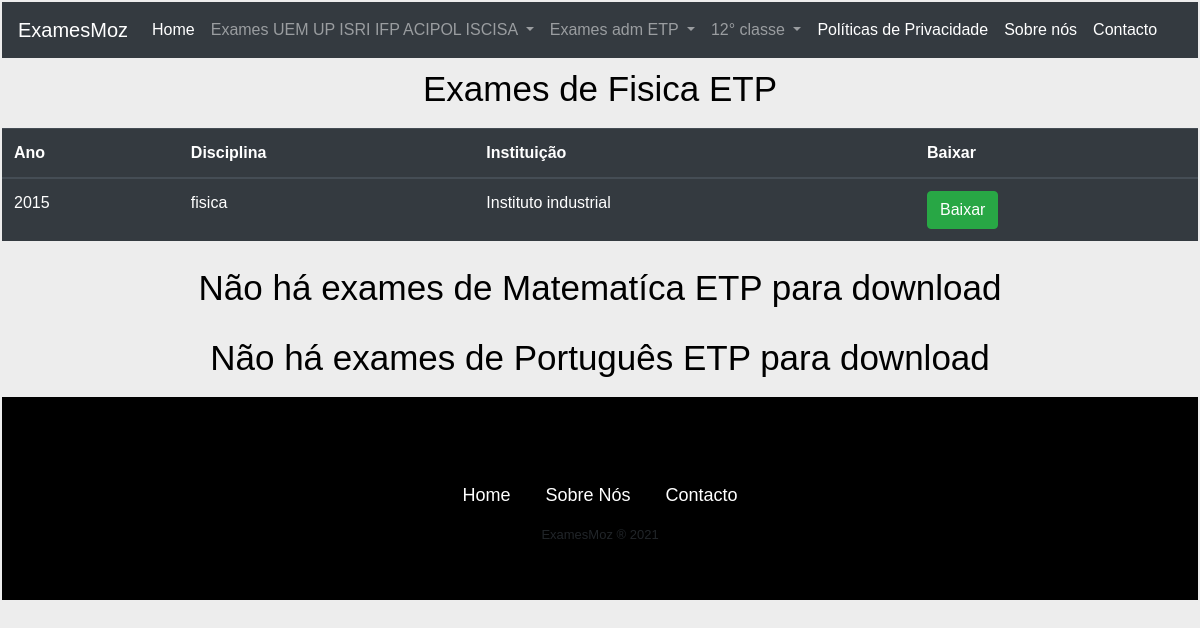
Page /etp on the committed database.
### exame/models.py (models this page shows, shortened)
class Exame(models.Model):
    DISCIPLINAS_CHOISES = (
            ('matematica', 'matematica'),
            ('fisica','fisica'),
            ('geografia','geografia'),
            ('portugues','portugues'),
            ('english','english'),
            ('quimica','quimica'),
            ('filosofia','filosofia'),
            ('desenho','desenho')
            )
    NIVEL_CHOISES = (
            ('medio','medio'),
            ('superior','superior'),
            ('escolar','escolar')
            )
    CLASSE_CHOISES = (
            ('12','12'),
            ('10','10')
            )
    UNI_CHOISES =(
            ('UEM', 'Universidade Eduardo Mondlane'),
            ('UP', 'Universidade Pedagógica'),
            ('UJC', 'Univeridade Jaoquim Chissano'),
            ('IFP','IFP'),
            ('ICISA','ICISA'),
            ('Outra','Outra'),
            ('escolar','escolar'),
            ('ETP','ETP')
            )
    ANO_CHOICES = (
           ('2000','2000'),
           ('2001','2001'),
           ('2002','2002'),
           ('2003','2003'),
           ('2004','2004'),
           ('2005','2005'),
           ('2006','2006'),
           ('2007','2007'),
           ('2008','2008'),
           ('2009','2009'),
           ('2010','2010'),
           ('2011','2011'),
           ('2012','2012'),
           ('2013','2013'),
           ('2014','2014'),
           ('2015','2015'),
           ('2016','2016'),
           ('2017','2017'),
           ('2018','2018'),
           ('2019','2019'),
           ('2020','2020'),
           ('2021','2021'),
           ('2022','2022'),
           ('2023','2023'),
           ('2024','2024'),
           ('2025','2025')
           )
    ano = models.CharField('Ano',max_length=4,unique=True, choices=ANO_CHOICES)
    disciplina = models.CharField('Disciplina',max_length=100, choices=DISCIPLINAS_CHOISES)
    instituicao = models.CharField('Instituição',max_length=100, choices=UNI_CHOISES)
    nivel = models.CharField('Nivel', max_length=100, choices=NIVEL_CHOISES)
    pdf = models.FileField('arquivo_pdf', upload_to='pdf', unique=True)
    classe = models.CharField('classe', max_length=100,blank=True,choices=CLASSE_CHOISES)
    class Meta:
        ordering = ['-ano',]

### exame/views.py (the view)
# urls.py: path('etp',exame_etp,name='exame_etp'),
def exame_etp(request):
    objecto1 = Exame.objects.filter(nivel='medio', disciplina='fisica')
    objecto2 = Exame.objects.filter(nivel='medio', disciplina='portugues')
    objecto3 = Exame.objects.filter(nivel='medio', disciplina='matematica')
    contexto = {
            'fisica':objecto1,
            'portugues':objecto2,
            'matematica':objecto3
            }
    return render(request, 'etp.html', contexto)

### exame/templates/etp.html (shortened to what this page needs)
{% extends 'base.html' %}
{% load bootstrap4 %}
{% block conteudo %}
	{% if fisica %}
		<h1 class="titulos">Exames de Fisica ETP</h1>
	<table class="table table-dark">
	 <thead>
	   <tr>
	     <th scope="col">Ano</th>
	     <th scope="col">Disciplina</th>
	     <th scope="col">Instituição</th>
	     <th scope="col">Baixar</th>
	   </tr>
	 </thead>
	 {% for exame in fisica %}
		 <tbody>
		   <tr>
		     <td scope="row">{{exame.ano}}</td>
		     <td scope="row">{{exame.disciplina}}</td>
		     <td scope="row">{{exame.instituicao}}</td>
		     <td scope="row">{% buttons %}<a href="{{exame.pdf.url}}" download><button type="button" class="btn btn-success">Baixar</button></a>{% endbuttons %}</td>
		   </tr>
		 </tbody>
	{% endfor %}
	</table>
	{% endif %}
	{% if not matematica %}
		<h1 class="titulos">Não há exames de Matematíca ETP para download</h1>
	{% endif %}
	{% if not portugues %}
		<h1 class="titulos">Não há exames de Português ETP para download</h1>
	{% endif %}
{% endblock %}

### exame/static/css/style.css (style rules this page uses)
body { font-family:Arial; background-color:#f5fffa; box-sizing:border-box; padding:0px; margin:2px; background-color:#ededed; }
.titulos { color:black; text-align:center; font-size:35px; padding:10px; }

### rows in the picture
Exame: ano "2015", disciplina "fisica", instituicao "Instituto industrial"
